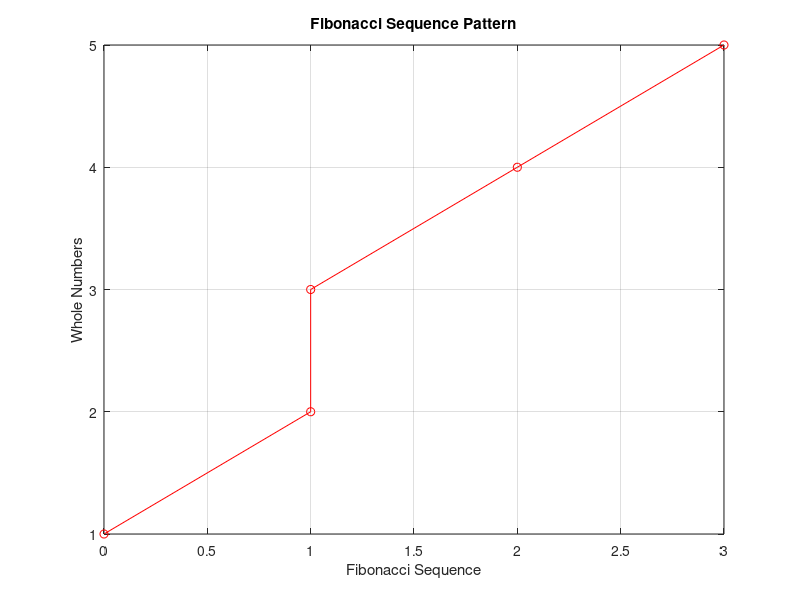

The MATLAB script that drew this image:
% Fibonacci Sequence Pattern Plot
clc;
clear;
x = input("Upto which first n terms, you want fibonacci sequence ? ")
c = [0,1];

for i = 2:x-1
  c(i+1) = c(i)+ c(i-1);
endfor

y = 1:1:x;
plot(c,y,'-or')
xlabel("Fibonacci Sequence")
ylabel("Whole Numbers")
title("Fibonacci Sequence Pattern")
grid on;
